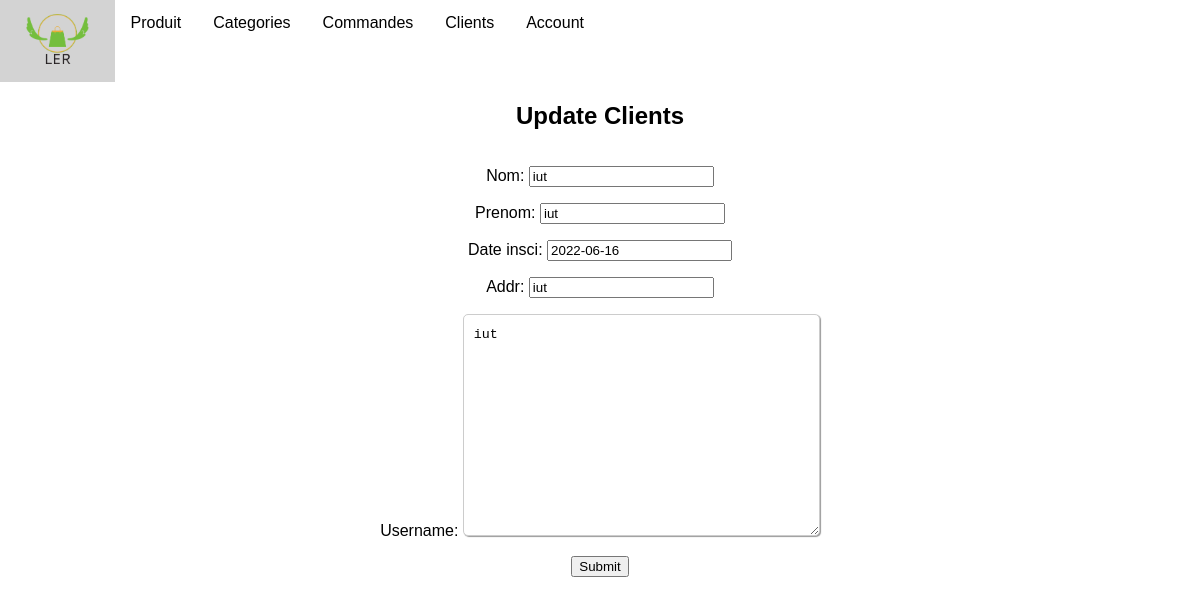
The app's page /employer/clients/update/1/ with its own data.
### employer/models.py (models this page shows, shortened)
class Clients(models.Model):
    nom = models.CharField(max_length=30)
    prenom = models.CharField(max_length=30)
    date_insci = models.DateField()
    addr = models.CharField(max_length=50)
    username = models.TextField(null=False)

### employer/views/clients/clients_update.py (the view)
# urls.py: path('clients/update/<int:pk>/', ClientsUpdateView.as_view(), name='clients_update'),
class ClientsUpdateView(UpdateView):
    model = Clients
    fields = '__all__'
    template_name = "clients/clients_update.html"
    success_url = reverse_lazy('clients_list')

### Drive/templates/clients/clients_update.html (shortened to what this page needs)
{% extends "main.html" %}
{% block content %}
<h2 class="form-title">Update Clients</h2>
<form method="post">
    {{ form.as_p }}
    <input type="submit" value="Submit" />
</form>
{% endblock %}

### employer/static/css/main.css (style rules this page uses)
body { font-family: Arial, Helvetica, sans-serif; margin: 0; }
textarea { padding: 10px; max-width: 100%; line-height: 1.5; border-radius: 5px; border: 1px solid #ccc; box-shadow: 1px 1px 1px #999; }

### records on screen
Clients: nom "iut", prenom "iut", date_insci "2022-06-16", addr "iut", username "iut"
